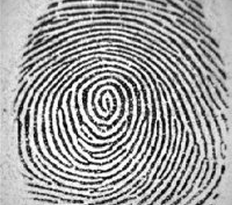
%> input picture ori_1.jpg (cropped and resized to the size of MATLAB's example picture), 232 x 205 px, given in place of tire.tif, which was not available
$ octave HW2.m   (GNU Octave 9; MATLAB toolbox functions it lacks are replaced by stand-ins)
%> lines starting %> are read from the running program, lines starting %| are printed output that depends on the picture; in (x1, y1, x2, y2) boxes, pixels count from 0 and x2, y2 are one past the last pixel; in counts of white or black regions, pixels touching at a corner belong together; the program's own positions count from 1; pictures that were not available may be replaced by others from this repository, and a replacement may not be noted
%% Section 1: High frequency emphasis filter
% formula: H_hfe = a + b*H_hp
% a>=0 and b>a
% a = 0.25~0.5 and b=1.5~2.0
clear, clc
close all
img = imread('tire.tif');
%> img is the input picture: size 205x232 uint8; min 0, max 255, mean 156.5

a = 0.5;
b = 1.5;
filter = fspecial('laplacian'); % a high-pass filter
img_hp = imfilter(img, filter);
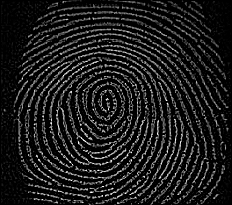
%> img_hp: size 205x232 uint8; min 0, max 255, mean 28.8
img_hfe = a + b*img_hp;
img_hfe = imhistmatch(img_hfe, img);
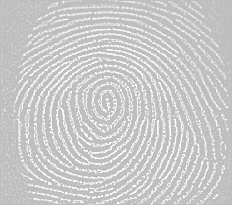
%> img_hfe: size 205x232 uint8; min 190, max 255, mean 202.5

figure,
subplot(1,3,1), imshow(img), title('original image')
subplot(1,3,2), imshow(img_hp), title('high-pass filtered image')
subplot(1,3,3), imshow(img_hfe), title('high freq enphasis filtered')

%% Section 2: Process fingerprint image
% using basic morphological processing technique
% including: erosion, dilation, close, open
% dilation then erosion = close
% erosion then dilation = open

clear, clc
close all

threshold = 160;
img = imread('ori_1.jpg');
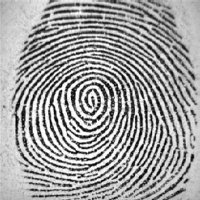
%> img: size 200x200 uint8; min 0, max 255, mean 157.2
img = 1 - (img>threshold);
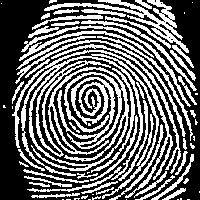
%> img: size 200x200 double; values 0 (black) and 1 (white), 41.3% white in thin lines or dots

% morphological processing
se1 = [0 1 0; 0 1 0; 0 1 0];
img_d1 = imdilate(img, se1);
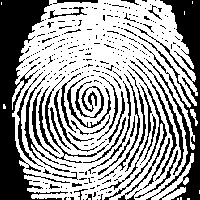
%> img_d1: size 200x200 double; values 0 (black) and 1 (white), 61.1% white; 300 black regions (258 under 20 px), largest, box (x1, y1, x2, y2) and area: (0, 0, 70, 200) 5020, (135, 0, 200, 200) 3525, (32, 76, 109, 163) 537
img_ed1 = imerode(img_d1, se1);
%> img_ed1: size 200x200 double; values 0 (black) and 1 (white), 46.5% white; 18 white regions (11 under 20 px), largest, box (x1, y1, x2, y2) and area: (12, 0, 198, 200) 17894, (109, 124, 164, 200) 270, (151, 154, 194, 200) 204
bg1 = ~img_ed1;

se2 = se1';
img_d2 = imdilate(img, se2);
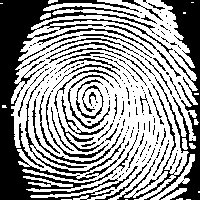
%> img_d2: size 200x200 double; values 0 (black) and 1 (white), 59.2% white; 176 black regions (132 under 20 px), largest, box (x1, y1, x2, y2) and area: (0, 0, 200, 200) 11039, (25, 74, 125, 174) 515, (32, 99, 121, 164) 317
img_ed2 = imerode(img_d2, se2);
%> img_ed2: size 200x200 double; values 0 (black) and 1 (white), 43.5% white; 30 white regions (12 under 20 px), largest, box (x1, y1, x2, y2) and area: (12, 20, 197, 200) 13653, (32, 0, 194, 68) 2224, (31, 181, 118, 198) 232
bg2 = ~img_ed2;

img_proc = ~(bg1 & bg2);
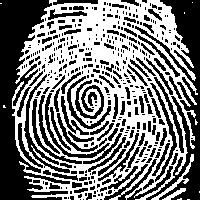
%> img_proc: size 200x200 logical; 48.5% white; 11 white regions (8 under 20 px), largest, box (x1, y1, x2, y2) and area: (12, 0, 198, 200) 19039, (151, 154, 194, 200) 226, (162, 188, 186, 200) 94

figure,
subplot(2,3,1), imshow(img), title('original image')
subplot(2,3,2), imshow(img_d1), title('image dilated by se1')
subplot(2,3,3), imshow(img_ed1), title('image closed by se1')
subplot(2,3,4), imshow(img_d2), title('image dilated by se2')
subplot(2,3,5), imshow(img_ed2), title('image closed by se2')
subplot(2,3,6), imshow(img_proc), title('processed image')
% the processed image may be more connected compared to original image
% less holes then original, but lose details

%% Section 3: Hit-or-miss
% a basic morphological tool for shape detection
% the pixels lasted were the locations of the regions that exactly matched the shape X
clear, clc
close all
%> (the run ends here)
